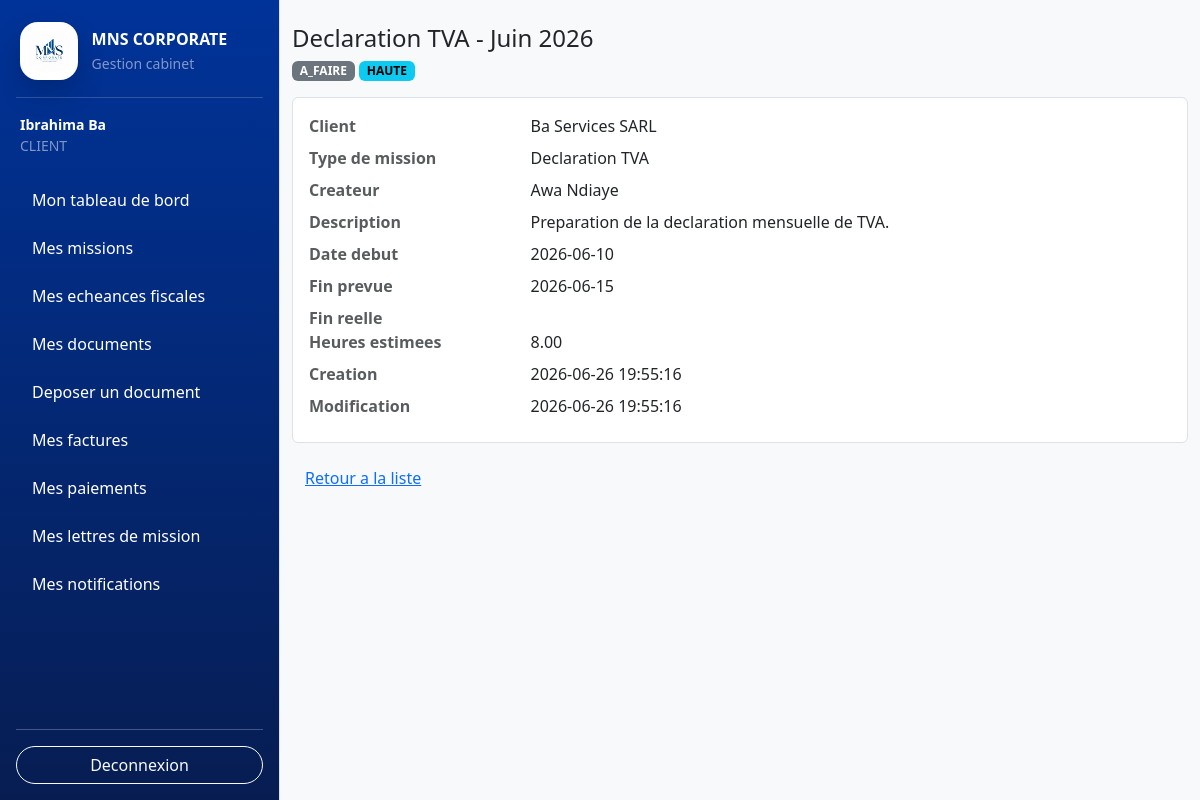
Screenshot of /frontend/views/missions/show.php?id=2 (signed in) with the database file from the repository.
### tables this page shows
CREATE TABLE IF NOT EXISTS missions (
    id INT UNSIGNED AUTO_INCREMENT PRIMARY KEY,
    client_id INT UNSIGNED NOT NULL,
    mission_catalog_id INT UNSIGNED NOT NULL,
    title VARCHAR(180) NOT NULL,
    description TEXT NULL,
    start_date DATE NOT NULL,
    planned_end_date DATE NULL,
    actual_end_date DATE NULL,
    status ENUM('A_FAIRE', 'EN_COURS', 'TERMINEE', 'EN_RETARD', 'ANNULEE')
        NOT NULL DEFAULT 'A_FAIRE',
    priority ENUM('BASSE', 'MOYENNE', 'HAUTE') NOT NULL DEFAULT 'MOYENNE',
    estimated_hours DECIMAL(8,2) NULL,
    created_by INT UNSIGNED NOT NULL,
    created_at TIMESTAMP DEFAULT CURRENT_TIMESTAMP,
    updated_at TIMESTAMP DEFAULT CURRENT_TIMESTAMP ON UPDATE CURRENT_TIMESTAMP,
    CONSTRAINT fk_missions_client
        FOREIGN KEY (client_id) REFERENCES clients(id)
        ON DELETE CASCADE
        ON UPDATE CASCADE,
    CONSTRAINT fk_missions_catalog
        FOREIGN KEY (mission_catalog_id) REFERENCES mission_catalog(id)
        ON DELETE RESTRICT
        ON UPDATE CASCADE,
    CONSTRAINT fk_missions_created_by
        FOREIGN KEY (created_by) REFERENCES users(id)
        ON DELETE RESTRICT
        ON UPDATE CASCADE
);

CREATE TABLE IF NOT EXISTS clients (
    id INT UNSIGNED AUTO_INCREMENT PRIMARY KEY,
    user_id INT UNSIGNED NULL UNIQUE,
    company_name VARCHAR(180) NOT NULL,
    legal_form VARCHAR(100) NULL,
    contact_name VARCHAR(150) NULL,
    email VARCHAR(150) NULL,
    phone VARCHAR(30) NULL,
    address VARCHAR(255) NULL,
    ninea VARCHAR(50) NULL UNIQUE,
    rccm VARCHAR(80) NULL UNIQUE,
    tax_regime VARCHAR(100) NULL,
    accounting_year_start DATE NULL,
    accounting_year_end DATE NULL,
    status ENUM('ACTIF', 'INACTIF') NOT NULL DEFAULT 'ACTIF',
    created_at TIMESTAMP DEFAULT CURRENT_TIMESTAMP,
    updated_at TIMESTAMP DEFAULT CURRENT_TIMESTAMP ON UPDATE CURRENT_TIMESTAMP,
    CONSTRAINT fk_clients_user
        FOREIGN KEY (user_id) REFERENCES users(id)
        ON DELETE SET NULL
        ON UPDATE CASCADE
);

CREATE TABLE IF NOT EXISTS mission_catalog (
    id INT UNSIGNED AUTO_INCREMENT PRIMARY KEY,
    name VARCHAR(150) NOT NULL UNIQUE,
    description TEXT NULL,
    default_duration_days INT UNSIGNED NULL,
    is_active TINYINT(1) NOT NULL DEFAULT 1,
    created_at TIMESTAMP DEFAULT CURRENT_TIMESTAMP
);

CREATE TABLE IF NOT EXISTS users (
    id INT UNSIGNED AUTO_INCREMENT PRIMARY KEY,
    full_name VARCHAR(150) NOT NULL,
    email VARCHAR(150) NOT NULL UNIQUE,
    phone VARCHAR(30) NULL,
    password_hash VARCHAR(255) NOT NULL,
    role ENUM('EXPERT', 'COLLABORATEUR', 'STAGIAIRE', 'CLIENT') NOT NULL,
    is_active TINYINT(1) NOT NULL DEFAULT 1,
    last_login_at DATETIME NULL,
    created_at TIMESTAMP DEFAULT CURRENT_TIMESTAMP,
    updated_at TIMESTAMP DEFAULT CURRENT_TIMESTAMP ON UPDATE CURRENT_TIMESTAMP
);

### backend/controllers/mission_controller.php (called while the page is built, shortened)
<?php
require_once __DIR__ . '/../config/database.php';
require_once __DIR__ . '/../includes/helpers.php';
function showMission(int $id): void
{
    $mission = findMissionOrRedirect($id);
    renderMissionView('show.php', compact('mission'));
}
function findMissionOrRedirect(int $id): array
{
    $mission = (new Mission(getDatabaseConnection()))->findById($id);
    return $mission;
}
function renderMissionView(string $view, array $vars = []): void
{
    extract($vars, EXTR_SKIP);
    require __DIR__ . '/../../frontend/views/missions/' . $view;
}

### backend/models/BaseModel.php (called while the page is built, shortened)
<?php
abstract class BaseModel
{
    protected PDO $db;
    public function __construct(PDO $db)
    {
        $this->db = $db;
    }
    protected function fetchOne(string $sql, array $params = []): ?array
    {
        $stmt = $this->db->prepare($sql);
        $stmt->execute($params);
        $result = $stmt->fetch(PDO::FETCH_ASSOC);
        return $result === false ? null : $result;
    }
}

### backend/models/Mission.php (called while the page is built, shortened)
<?php
require_once __DIR__ . '/BaseModel.php';
class Mission extends BaseModel
{
    public function findById(int $id): ?array
    {
        return $this->fetchOne(
            'SELECT m.*, c.company_name AS client_name, mc.name AS catalog_name, u.full_name AS creator_name
             FROM `missions` m
             INNER JOIN `clients` c ON c.id = m.client_id
             INNER JOIN `mission_catalog` mc ON mc.id = m.mission_catalog_id
             INNER JOIN `users` u ON u.id = m.created_by
             WHERE m.id = :id',
            ['id' => $id]
        );
    }
}

### backend/config/database.php (called while the page is built, shortened)
<?php
function getDatabaseConnection(): PDO
{
    static $connection = null;
    if ($connection !== null) {
        return $connection;
    }
    $host = 'localhost';
    $port = 3306;
    $dbname = 'mns_corporate_db';
    $username = 'root';
    $password = '';
    $charset = 'utf8mb4';
    $dsn = sprintf(
        'mysql:host=%s;port=%d;dbname=%s;charset=%s',
        $host,
        $port,
        $dbname,
        $charset
    );
    $options = [
        PDO::ATTR_ERRMODE => PDO::ERRMODE_EXCEPTION,
        PDO::ATTR_DEFAULT_FETCH_MODE => PDO::FETCH_ASSOC,
        PDO::ATTR_EMULATE_PREPARES => false,
    ];
    try {
        $connection = new PDO($dsn, $username, $password, $options);
        return $connection;
    } catch (PDOException $exception) {
        throw new RuntimeException('Impossible de se connecter à la base de données.');
    }
}

### backend/includes/helpers.php (called while the page is built, shortened)
<?php
function e(?string $value): string
{
    return htmlspecialchars($value ?? '', ENT_QUOTES, 'UTF-8', false);
}

### frontend/views/missions/show.php (the view, shortened to what this page needs)
<?php
if (!defined('MNS_CONTROLLER_RENDER')) { require_once __DIR__ . '/../../../backend/controllers/mission_controller.php'; showMission((int) ($_GET['id'] ?? 0)); return; }
require_once __DIR__ . '/../../../backend/includes/helpers.php'; require_once __DIR__ . '/../../../backend/includes/role_check.php'; requireAuth(); $user = currentUser(); require_once __DIR__ . '/../includes/header.php';
?>
<div class="d-flex"><?php require_once __DIR__ . '/../includes/sidebar.php'; ?><main class="container py-4"><div class="d-flex justify-content-between align-items-center mb-3"><div><h1 class="h4 mb-1"><?php echo e($mission['title']); ?></h1><span class="badge text-bg-secondary"><?php echo e($mission['status']); ?></span> <span class="badge text-bg-info"><?php echo e($mission['priority']); ?></span></div><?php if (($user['role'] ?? '') === 'EXPERT'): ?><a class="btn btn-secondary" href="/MNS_CORPORATE/frontend/views/missions/edit.php?id=<?php echo e((string) $mission['id']); ?>">Modifier</a><?php endif; ?></div><div class="bg-white border rounded p-3"><dl class="row mb-0"><?php foreach (['client_name'=>'Client','catalog_name'=>'Type de mission','creator_name'=>'Createur','description'=>'Description','start_date'=>'Date debut','planned_end_date'=>'Fin prevue','actual_end_date'=>'Fin reelle','estimated_hours'=>'Heures estimees','created_at'=>'Creation','updated_at'=>'Modification'] as $field => $label): ?><dt class="col-sm-3 text-muted"><?php echo e($label); ?></dt><dd class="col-sm-9"><?php echo e((string) ($mission[$field] ?? '')); ?></dd><?php endforeach; ?></dl></div><a class="btn btn-link mt-3" href="/MNS_CORPORATE/frontend/views/missions/list.php">Retour a la liste</a></main></div><?php require_once __DIR__ . '/../includes/footer.php'; ?>

### rows the page displays
missions: title "Declaration TVA - Juin 2026", status "A_FAIRE", priority "HAUTE", client.company_name "Ba Services SARL", mission_catalog.name "Declaration TVA", created_by.full_name "Awa Ndiaye", description "Preparation de la declaration mensuelle de TVA.", start_date "2026-06-10", planned_end_date "2026-06-15", estimated_hours "8.00", created_at "2026-06-26 19:55:16", updated_at "2026-06-26 19:55:16"

### other values shown
$fullName "Ibrahima Ba"
$role "CLIENT"
$label "Mon tableau de bord"
$label "Mes missions"
$label "Mes echeances fiscales"
$label "Mes documents"
$label "Deposer un document"
$label "Mes factures"
$label "Mes paiements"
$label "Mes lettres de mission"
$label "Mes notifications"
$label "Client"
$label "Type de mission"
$label "Createur"
$label "Description"
